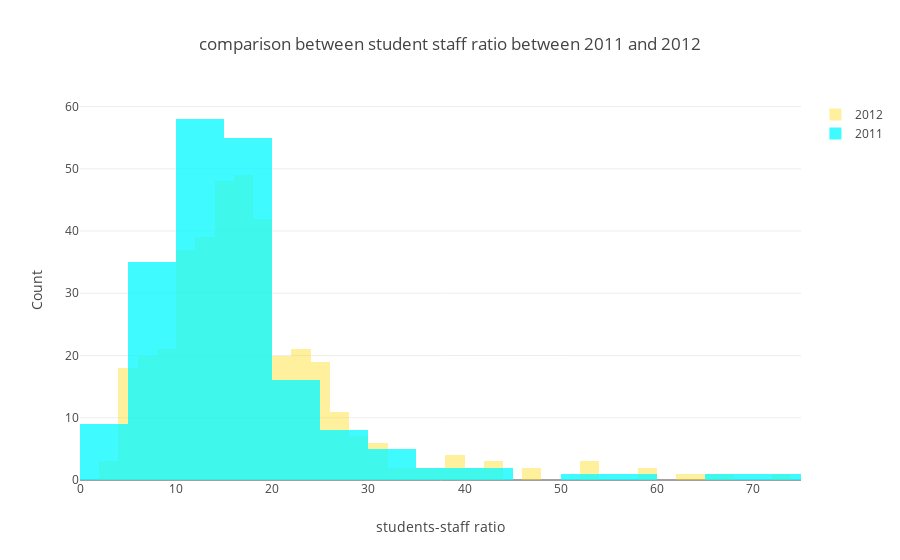

The notebook cell this image was saved under:
### Code cell
data=[trace2,trace1]
layout=dict(barmode='overlay',xaxis=dict(title='students-staff ratio'),yaxis=dict(title='Count'),
            title="comparison between student staff ratio between 2011 and 2012")
fig=dict(data=data,layout=layout)
iplot(fig)

### Figure 1 — Plotly figure (JSON) as saved in the notebook; plotly's stock layout.template omitted (floating-point values rounded to 4 significant figures; data arrays with more than 128 entries replaced by an {"elided": "..."} marker saying what was removed)
{"data": [{"marker": {"color": "rgba(255, 219, 15, 0.8)"}, "name": "2012", "opacity": 0.5, "type": "histogram", "uid": "a87ec952-dd31-45ae-b317-c5c04d54baa9", "x": {"elided": "402 float values"}}, {"marker": {"color": "rgba(15, 251, 255, 0.8)"}, "name": "2011", "opacity": 1, "type": "histogram", "uid": "b54dd4c8-f326-4d88-ba3c-9a7c175fe742", "x": {"elided": "200 float values"}}], "layout": {"barmode": "overlay", "title": "comparison between student staff ratio between 2011 and 2012", "xaxis": {"title": "students-staff ratio"}, "yaxis": {"title": "Count"}}}
